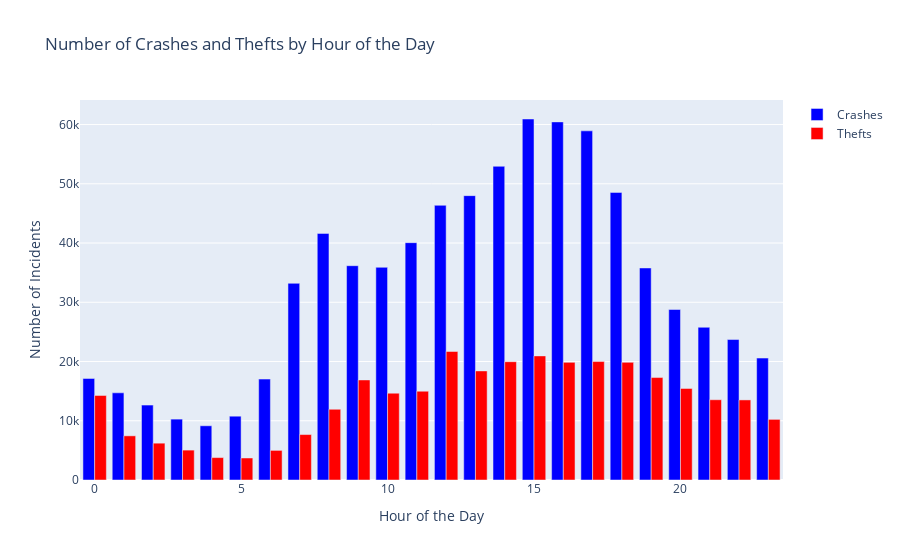

Notebook code for this chart:
### Code cell
# Filter crime_data for rows where 'Primary Type' is 'THEFT'
theft_data = crime_data[crime_data['Primary Type'] == 'THEFT']

# Count the number of thefts per hour
theft_counts_per_hour = theft_data['HOUR'].value_counts().sort_index()

# Assuming crash_counts_per_hour is already calculated

# Create traces for the plot
trace_crashes = go.Bar(x=crash_counts_per_hour.index, y=crash_counts_per_hour.values, name='Crashes', marker_color='blue')
trace_thefts = go.Bar(x=theft_counts_per_hour.index, y=theft_counts_per_hour.values, name='Thefts', marker_color='red')

# Create a figure and add traces
fig = go.Figure(data=[trace_crashes, trace_thefts])

# Update layout for a clear visualization
fig.update_layout(barmode='group', title='Number of Crashes and Thefts by Hour of the Day', xaxis_title='Hour of the Day', yaxis_title='Number of Incidents')

fig.show()

### Figure 1 — Plotly figure (JSON) as saved in the notebook; plotly's stock layout.template omitted (floating-point values rounded to 4 significant figures)
{"data": [{"marker": {"color": "blue"}, "name": "Crashes", "type": "bar", "x": [0, 1, 2, 3, 4, 5, 6, 7, 8, 9, 10, 11, 12, 13, 14, 15, 16, 17, 18, 19, 20, 21, 22, 23], "y": [17146, 14717, 12641, 10277, 9154, 10771, 17035, 33202, 41631, 36174, 35904, 40063, 46370, 48001, 52956, 60938, 60451, 58938, 48545, 35793, 28783, 25782, 23712, 20583]}, {"marker": {"color": "red"}, "name": "Thefts", "type": "bar", "x": [0, 1, 2, 3, 4, 5, 6, 7, 8, 9, 10, 11, 12, 13, 14, 15, 16, 17, 18, 19, 20, 21, 22, 23], "y": [14272, 7454, 6217, 5047, 3783, 3715, 4998, 7672, 11937, 16891, 14655, 14992, 21696, 18414, 19970, 20949, 19857, 19996, 19863, 17294, 15458, 13548, 13518, 10237]}], "layout": {"autosize": true, "barmode": "group", "title": {"text": "Number of Crashes and Thefts by Hour of the Day"}, "xaxis": {"autorange": true, "range": [-0.5, 23.5], "title": {"text": "Hour of the Day"}, "type": "linear"}, "yaxis": {"autorange": true, "range": [0, 64150.0], "title": {"text": "Number of Incidents"}, "type": "linear"}}}
